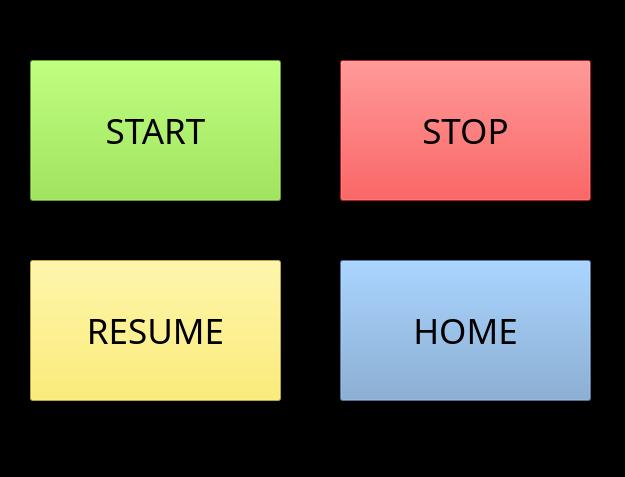
<?xml version="1.0" encoding="UTF-8"?>
<ui version="4.0">
 <class>main_window</class>
 <widget class="QMainWindow" name="main_window">
  <property name="geometry">
   <rect>
    <x>0</x>
    <y>0</y>
    <width>625</width>
    <height>477</height>
   </rect>
  </property>
  <property name="windowTitle">
   <string>UR5 Control | Start-Stop-Resume-Home</string>
  </property>
  <property name="styleSheet">
   <string notr="true">background-color: rgb(0, 0, 0);</string>
  </property>
  <widget class="QWidget" name="centralwidget">
   <widget class="QPushButton" name="start">
    <property name="geometry">
     <rect>
      <x>30</x>
      <y>60</y>
      <width>251</width>
      <height>141</height>
     </rect>
    </property>
    <property name="font">
     <font>
      <family>Tibetan Machine Uni</family>
      <pointsize>26</pointsize>
      <weight>50</weight>
      <italic>false</italic>
      <bold>false</bold>
     </font>
    </property>
    <property name="cursor">
     <cursorShape>PointingHandCursor</cursorShape>
    </property>
    <property name="autoFillBackground">
     <bool>false</bool>
    </property>
    <property name="styleSheet">
     <string notr="true">background-color: rgb(138, 226, 52);</string>
    </property>
    <property name="text">
     <string>START</string>
    </property>
   </widget>
   <widget class="QPushButton" name="stop">
    <property name="geometry">
     <rect>
      <x>340</x>
      <y>60</y>
      <width>251</width>
      <height>141</height>
     </rect>
    </property>
    <property name="font">
     <font>
      <family>Tibetan Machine Uni</family>
      <pointsize>26</pointsize>
      <weight>50</weight>
      <italic>false</italic>
      <bold>false</bold>
     </font>
    </property>
    <property name="cursor">
     <cursorShape>PointingHandCursor</cursorShape>
    </property>
    <property name="autoFillBackground">
     <bool>false</bool>
    </property>
    <property name="styleSheet">
     <string notr="true">background-color: rgb(239, 41, 41);</string>
    </property>
    <property name="text">
     <string>STOP</string>
    </property>
   </widget>
   <widget class="QPushButton" name="resume">
    <property name="geometry">
     <rect>
      <x>30</x>
      <y>260</y>
      <width>251</width>
      <height>141</height>
     </rect>
    </property>
    <property name="font">
     <font>
      <family>Tibetan Machine Uni</family>
      <pointsize>26</pointsize>
      <weight>50</weight>
      <italic>false</italic>
      <bold>false</bold>
     </font>
    </property>
    <property name="cursor">
     <cursorShape>PointingHandCursor</cursorShape>
    </property>
    <property name="autoFillBackground">
     <bool>false</bool>
    </property>
    <property name="styleSheet">
     <string notr="true">background-color: rgb(252, 233, 79);</string>
    </property>
    <property name="text">
     <string>RESUME</string>
    </property>
   </widget>
   <widget class="QPushButton" name="home">
    <property name="geometry">
     <rect>
      <x>340</x>
      <y>260</y>
      <width>251</width>
      <height>141</height>
     </rect>
    </property>
    <property name="font">
     <font>
      <family>Tibetan Machine Uni</family>
      <pointsize>26</pointsize>
      <weight>50</weight>
      <italic>false</italic>
      <bold>false</bold>
     </font>
    </property>
    <property name="cursor">
     <cursorShape>PointingHandCursor</cursorShape>
    </property>
    <property name="autoFillBackground">
     <bool>false</bool>
    </property>
    <property name="styleSheet">
     <string notr="true">background-color: rgb(114, 159, 207);</string>
    </property>
    <property name="text">
     <string>HOME</string>
    </property>
   </widget>
  </widget>
 </widget>
 <resources/>
 <connections/>
</ui>
